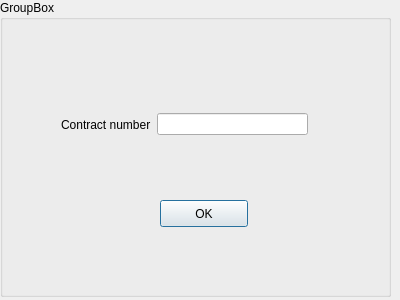
<?xml version="1.0" encoding="UTF-8"?>
<ui version="4.0">
 <class>add_contractnum</class>
 <widget class="QDialog" name="add_contractnum">
  <property name="geometry">
   <rect>
    <x>0</x>
    <y>0</y>
    <width>400</width>
    <height>300</height>
   </rect>
  </property>
  <property name="windowTitle">
   <string>Dialog</string>
  </property>
  <widget class="QGroupBox" name="groupBox">
   <property name="geometry">
    <rect>
     <x>0</x>
     <y>0</y>
     <width>391</width>
     <height>297</height>
    </rect>
   </property>
   <property name="title">
    <string>GroupBox</string>
   </property>
   <widget class="QPushButton" name="cnumbutton">
    <property name="geometry">
     <rect>
      <x>160</x>
      <y>200</y>
      <width>88</width>
      <height>27</height>
     </rect>
    </property>
    <property name="text">
     <string>OK</string>
    </property>
   </widget>
   <widget class="QWidget" name="">
    <property name="geometry">
     <rect>
      <x>61</x>
      <y>110</y>
      <width>247</width>
      <height>29</height>
     </rect>
    </property>
    <layout class="QHBoxLayout" name="horizontalLayout">
     <item>
      <widget class="QLabel" name="label">
       <property name="text">
        <string>Contract number</string>
       </property>
      </widget>
     </item>
     <item>
      <widget class="QLineEdit" name="contractnumline"/>
     </item>
    </layout>
   </widget>
  </widget>
 </widget>
 <resources/>
 <connections/>
</ui>
